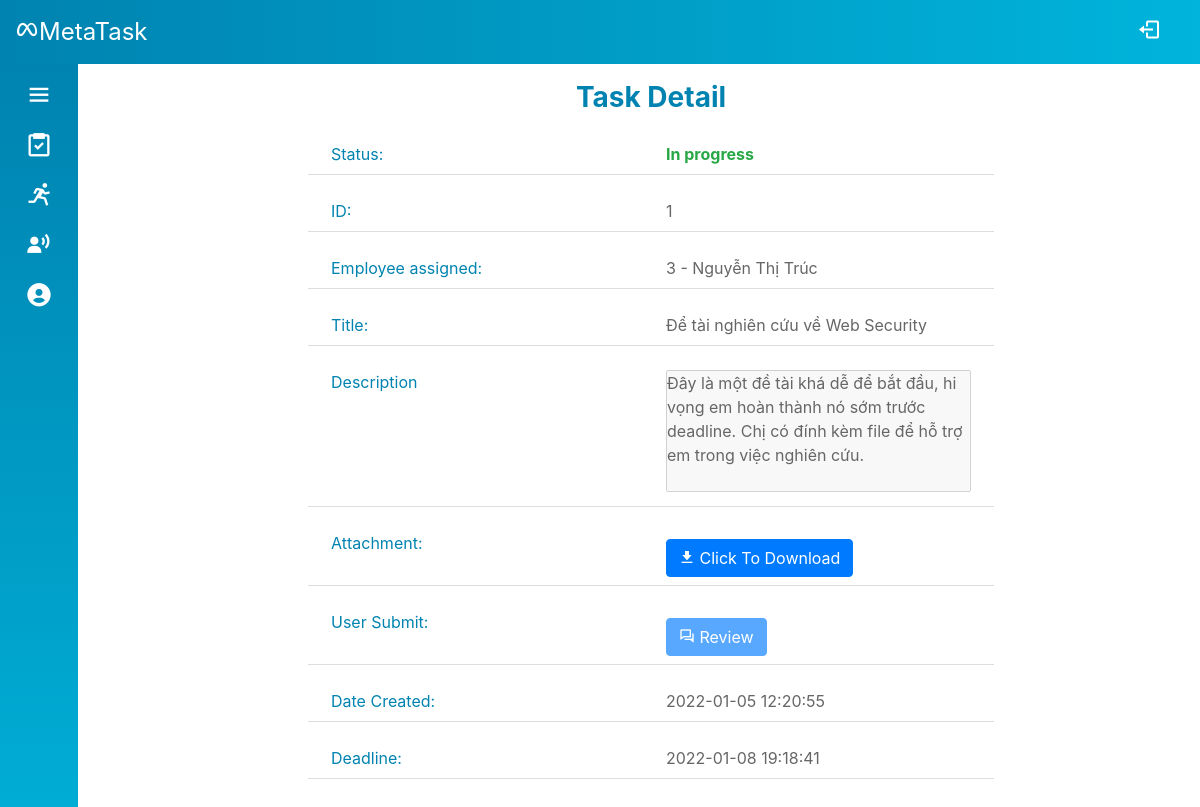
The page /Source/mvc/index.php?controller=task&action=viewManager&id=1 (signed in) on the database its author committed.
### tables this page shows
CREATE TABLE `task` (
  `id` int(6) UNSIGNED NOT NULL,
  `manager_id` int(6) UNSIGNED NOT NULL,
  `staff_id` int(6) UNSIGNED NOT NULL,
  `title` varchar(100) NOT NULL,
  `description` varchar(200) DEFAULT NULL,
  `status` varchar(30) DEFAULT 'New',
  `rating` varchar(10) DEFAULT NULL,
  `date_created` timestamp NOT NULL DEFAULT current_timestamp(),
  `deadline` datetime NOT NULL
);

CREATE TABLE `account_info` (
  `id` int(6) UNSIGNED NOT NULL,
  `firstname` varchar(30) NOT NULL,
  `lastname` varchar(30) NOT NULL,
  `email` varchar(50) DEFAULT NULL,
  `phone` varchar(30) DEFAULT NULL,
  `avatar` varchar(200) DEFAULT NULL,
  `department` int(6) UNSIGNED NOT NULL
);

### Source/mvc/controllers/base_controller.php (called while the page is built, shortened)
<?php
    class BaseController {
        protected $name;
        public function render($view, $data = array()) {
            extract($data);
            require_once('views/' .$this->name . '/' . $view . '.php');
            require_once('views/layout/template.php');
        }
    }
?>

### Source/mvc/controllers/task_controller.php (called while the page is built, shortened)
<?php
require_once('models/Task.php');
require_once('models/User.php');
require_once('base_controller.php');
class TaskController extends BaseController
{
    public function viewManager()
    {
        $id = filter_input(INPUT_GET, 'id', FILTER_SANITIZE_STRING);
        $task = Task::get($id, $_SESSION['id']);
        $this->render('viewManager', array('task' => $task));
    }
}

### Source/mvc/route.php (called while the page is built, shortened)
<?php
$obj = new $className();
$obj->$action();

### Source/mvc/index.php (called while the page is built, shortened)
<?php
require_once('route.php');

### Source/mvc/models/Task.php (called while the page is built, shortened)
<?php
class Task
{
    public function __construct(
        $id,
        $managerID,
        $staffID,
        $title,
        $description,
        $status,
        $rating,
        $date,
        $deadline,
    ) {
        $this->id = $id;
        $this->staffID = $staffID;
        $this->title = $title;
        $this->description = $description;
        $this->status = $status;
        $this->date = $date;
        $this->deadline = $deadline;
    }
    public static function get($id, $managerID)
    {
        $sql = "SELECT * FROM task WHERE manager_id = :managerID AND id = :id";
        $conn = DB::getConnection();
        $stm = $conn->prepare($sql);
        $stm->execute(array('id' => $id, 'managerID' => $managerID));
        if ($item = $stm->fetch()) {
            return new Task($item['id'], $item['manager_id'], $item['staff_id'], $item['title'], $item['description'], $item['status'], $item['rating'], $item['date_created'], $item['deadline']);
        }
        return null;
    }
    public static function getFile($taskID)
    {
        $sql = "SELECT file_name, file FROM task_record WHERE task_id = :taskID AND status='new'";
        $conn = DB::getConnection();
        $stm = $conn->prepare($sql);
        $stm->execute(array('taskID' => $taskID));
        if ($item = $stm->fetch()) {
            return $item;
        }
        return null;
    }
}

### Source/mvc/models/User.php (called while the page is built, shortened)
<?php
class User
{
    public static function getFullName($id)
    {
        $sql = "select firstname, lastname from account_info where id = :id";
        $conn = DB::getConnection();
        $stm = $conn->prepare($sql);
        $stm->execute(array('id' => $id));
        if ($item = $stm->fetch()) {
            return $item['lastname'] . ' ' . $item['firstname'];
        }
        return null;
    }
}

### Source/mvc/views/task/viewManager.php (the view, shortened to what this page needs)
<?php
$s = $data['task'];
$taskFile = Task::getFile($s->id);
$href = "";
$download = "";
$title = "title='NO FILE!'";
$disabled = "disabled";
if ($taskFile) {
    if (!empty($taskFile['file'])) {
        $file = $taskFile['file'];
        $file_name = $taskFile['file_name'];
        $href = "href='$file'";
        $download = "download='$file_name'";
        $title = "title='$file_name'";
        $disabled = "";
    }
}
?>
<div class="container-fluid">
    <div class="row">
        <div class="col-12 col-md-8 offset-md-2">
            <div class="profile-info">
                <div class="info-header">Task Detail</div>
                <div class="info-body">
                    <ul class="info-list">
                        <li class="row">
                            <div class="col-12 col-md-6 info-label">Status:</div>
                            <div class="col-12 col-md-6 info-content text-success font-weight-bold" id="task-viewManager-status">
                                <?= $s->status ?>
                            </div>
                        </li>
                        <li class="row">
                            <div class="col-12 col-md-6 info-label">
                                ID:
                            </div>
                            <div class="col-12 col-md-6 info-content" id="task-id">
                                <?= $s->id ?>
                            </div>
                        </li>
                        <li class="row">
                            <div class="col-12 col-md-6 info-label">Employee assigned:</div>
                            <div class="col-12 col-md-6 info-content" id="task-person-id">
                                <?= $s->staffID ?> - <?= User::getFullName($s->staffID) ?>
                            </div>
                        </li>
                        <li class="row">
                            <div class="col-12 col-md-6 info-label">Title:</div>
                            <div class="col-12 col-md-6 info-content">
                                <?= $s->title ?>
                            </div>
                        </li>
                        <li class="row">
                            <div class="col-12 col-md-6 info-label">Description</div>
                            <div class="col-12 col-md-6 info-content">
                                <textarea class="info-content w-100" style="resize: none" rows="5" disabled><?= $s->description  ?></textarea>
                        </li>
                        <li class="row">
                            <div class="col-12 col-md-6 info-label">Attachment:</div>
                            <div class="col-12 col-md-6 info-content">
                                <a <?= $href ?> <?= $download ?> <?= $title ?>>
                                    <button type="button" class="btn btn-primary mt-2" <?= $disabled ?>>
                                        <i class='bx bxs-download'></i> Click To Download
                                    </button>
                                </a>
                            </div>
                        </li>
                        <li class="row">
                            <div class="col-12 col-md-6 info-label">User Submit:</div>
                            <div class="col-12 col-md-6 info-content">
                                <button class="btn btn-primary mt-2" id="task-review-modal-btn" data-toggle="modal" data-target="#task-review-modal">
                                    <i class='bx bx-conversation'></i> Review
                                </button>
                            </div>
                        </li>
                        <li class="row">
                            <div class="col-12 col-md-6 info-label">Date Created:</div>
                            <div class="col-12 col-md-6 info-content">
                                <?= $s->date ?>
                            </div>
                        </li>
                        <li class="row">
                            <div class="col-12 col-md-6 info-label">Deadline:</div>
                            <div class="col-12 col-md-6 info-content">
                                <?= $s->deadline ?>
                            </div>
                        </li>
                    </ul>
                </div>
            </div>
        </div>
    </div>
</div>

### Source/mvc/style.css (style rules this page uses)
* { padding: 0; margin: 0; box-sizing: border-box; list-style-type: none; }
body { position: relative; min-height: 100vh; width: 100%; }
.profile-info, .profile-img { height: 360px; }
.modal .modal-header .modal-title, .profile-info .info-header { text-align: center; font-size: 28px; font-weight: 700; color: #0083b0; }
.profile-info .info-list li { margin: 16px; padding: 8px; border-bottom: 1px solid #ddd; }
.profile-info .info-list .info-label { color: #0083b0; }
.profile-info .info-list .info-content { color: #666; }

### rows shown on the page
task: status "In progress", id "1", staff "3", staff.firstname "Nguyễn Thị Trúc", title "Để tài nghiên cứu về Web Security", description "Đây là một đề tài khá dễ để bắt đầu, hi vọng em hoàn thành nó sớm trước deadline. Chị có đính kèm file để hỗ trợ em trong việc nghiên cứu.", date_created "2022-01-05 12:20:55", deadline "2022-01-08 19:18:41"
